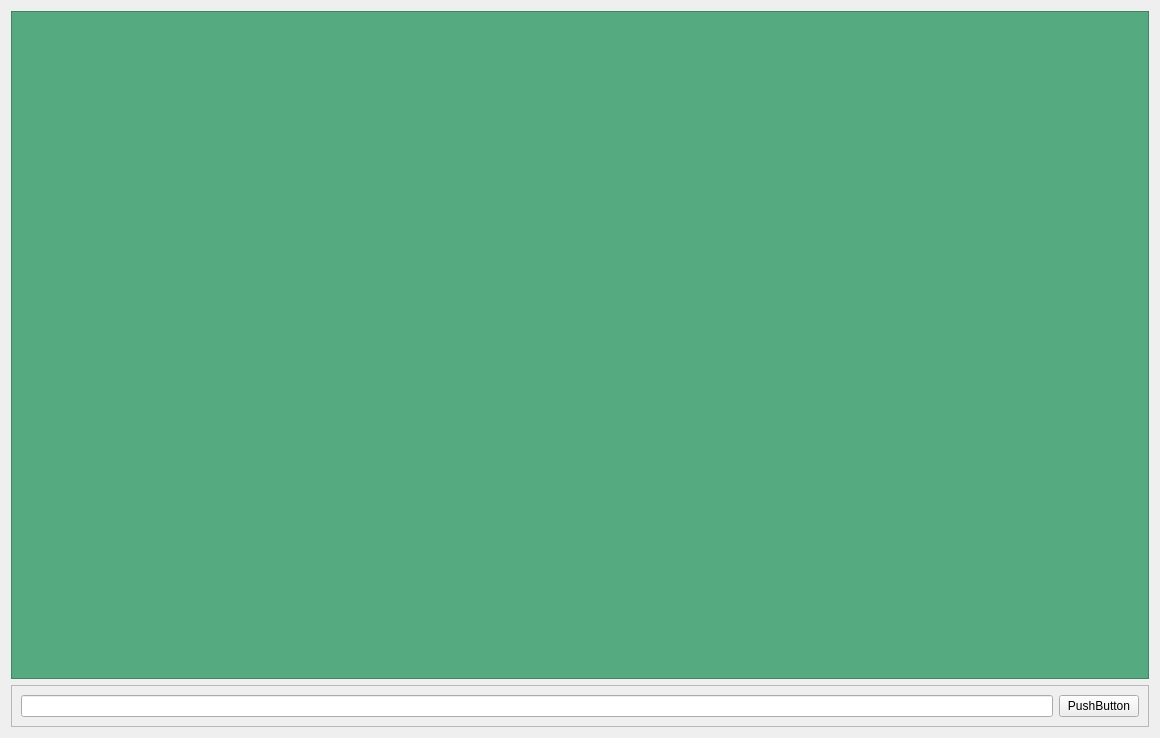
<?xml version="1.0" encoding="UTF-8"?>
<ui version="4.0">
 <class>Form</class>
 <widget class="QWidget" name="Form">
  <property name="geometry">
   <rect>
    <x>0</x>
    <y>0</y>
    <width>1160</width>
    <height>738</height>
   </rect>
  </property>
  <property name="windowTitle">
   <string>Form</string>
  </property>
  <layout class="QVBoxLayout" name="verticalLayout">
   <item>
    <widget class="QFrame" name="frame">
     <property name="sizePolicy">
      <sizepolicy hsizetype="Expanding" vsizetype="Expanding">
       <horstretch>0</horstretch>
       <verstretch>0</verstretch>
      </sizepolicy>
     </property>
     <property name="styleSheet">
      <string notr="true">background-color: rgb(85, 170, 127);</string>
     </property>
     <property name="frameShape">
      <enum>QFrame::StyledPanel</enum>
     </property>
     <property name="frameShadow">
      <enum>QFrame::Raised</enum>
     </property>
    </widget>
   </item>
   <item>
    <widget class="QFrame" name="frame_2">
     <property name="sizePolicy">
      <sizepolicy hsizetype="Expanding" vsizetype="Preferred">
       <horstretch>0</horstretch>
       <verstretch>0</verstretch>
      </sizepolicy>
     </property>
     <property name="frameShape">
      <enum>QFrame::StyledPanel</enum>
     </property>
     <property name="frameShadow">
      <enum>QFrame::Raised</enum>
     </property>
     <layout class="QGridLayout" name="gridLayout">
      <item row="0" column="0">
       <layout class="QHBoxLayout" name="horizontalLayout">
        <item>
         <widget class="QLineEdit" name="lineEdit"/>
        </item>
        <item>
         <widget class="QPushButton" name="pushButton">
          <property name="text">
           <string>PushButton</string>
          </property>
         </widget>
        </item>
       </layout>
      </item>
     </layout>
    </widget>
   </item>
  </layout>
 </widget>
 <resources/>
 <connections/>
</ui>
